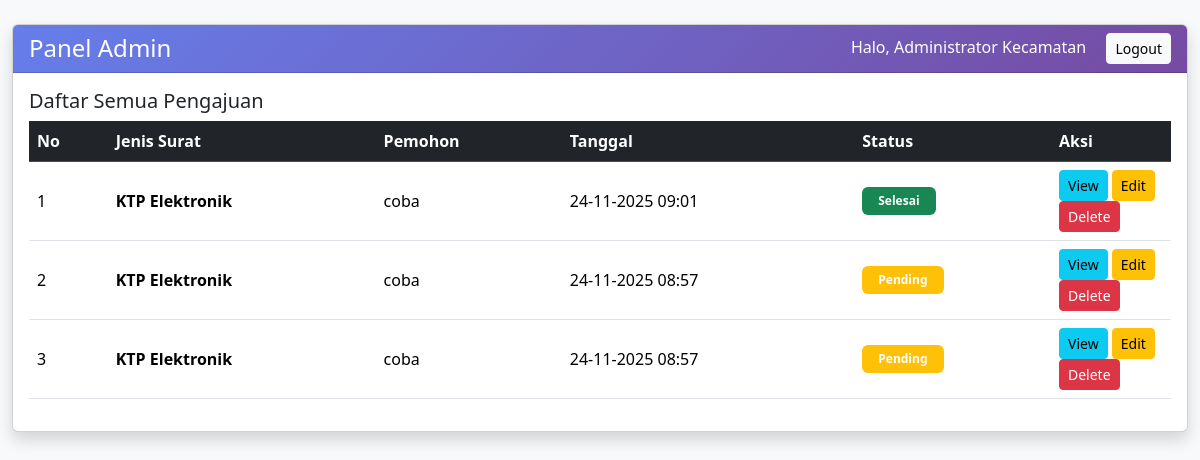
Screenshot of /admin/index.php (signed in) with the database file from the repository.
### tables this page shows
CREATE TABLE `pengajuan_ktp` (
  `id` int(11) NOT NULL,
  `user_id` int(11) DEFAULT NULL,
  `nik` varchar(16) NOT NULL,
  `no_kk` varchar(16) NOT NULL,
  `nama` varchar(100) NOT NULL,
  `tempat_lahir` varchar(50) NOT NULL,
  `tanggal_lahir` date NOT NULL,
  `jenis_kelamin` enum('L','P') NOT NULL,
  `golongan_darah` varchar(3) DEFAULT NULL,
  `alamat` text NOT NULL,
  `agama` varchar(20) NOT NULL,
  `status_kawin` varchar(20) NOT NULL,
  `pekerjaan` varchar(50) NOT NULL,
  `telepon` varchar(15) NOT NULL,
  `file_kk` varchar(255) DEFAULT NULL,
  `pas_foto` varchar(255) DEFAULT NULL,
  `surat_pengantar` varchar(255) DEFAULT NULL,
  `status` enum('pending','diproses','selesai','ditolak') DEFAULT 'pending',
  `created_at` timestamp NOT NULL DEFAULT current_timestamp()
);

CREATE TABLE `users` (
  `id` int(11) NOT NULL,
  `username` varchar(50) NOT NULL,
  `password` varchar(255) DEFAULT NULL,
  `nama_lengkap` varchar(100) NOT NULL,
  `email` varchar(100) DEFAULT NULL,
  `role` enum('admin','user') DEFAULT 'user',
  `created_at` timestamp NOT NULL DEFAULT current_timestamp()
);

### admin/index.php (the view, shortened to what this page needs)
<?php
include "../config.php";
?>
<!DOCTYPE html>
<html lang="id">
<head>
    <link href="https://cdn.jsdelivr.net/npm/bootstrap@5.3.2/dist/css/bootstrap.min.css" rel="stylesheet">
    <link rel="stylesheet" href="https://cdn.jsdelivr.net/npm/bootstrap-icons@1.11.1/font/bootstrap-icons.css">
</head>
<body>
<div class="container-fluid mt-4">
    <div class="card shadow">
        <div class="card-header d-flex justify-content-between align-items-center">
            <h4 class="mb-0">Panel Admin</h4>
            <div>
                <span class="me-3">Halo, <?= htmlspecialchars($_SESSION['nama_lengkap'] ?? 'Admin') ?></span>
                <a href="../logout.php" class="btn btn-light btn-sm">Logout</a>
            </div>
        </div>
        <div class="card-body">
            <h5>Daftar Semua Pengajuan</h5>
            <div class="table-responsive">
                <table class="table table-hover align-middle">
                    <thead class="table-dark">
                        <tr>
                            <th>No</th>
                            <th>Jenis Surat</th>
                            <th>Pemohon</th>
                            <th>Tanggal</th>
                            <th>Status</th>
                            <th width="120">Aksi</th>
                        </tr>
                    </thead>
                    <tbody>
                        <?php
                        $no = 1;
                        $tables = [
                            'pengajuan_ktp'       => 'KTP Elektronik',
                            'pengajuan_kk'        => 'Kartu Keluarga',
                            'pengajuan_pindah'    => 'Pindah Datang/Domisili',
                            'pengajuan_domisili'  => 'Surat Domisili',
                            'pengajuan_akta'      => 'Akta Kelahiran',
                            'pengajuan_usaha'     => 'Surat Keterangan Usaha'
                        ];
                        foreach ($tables as $tbl => $nama) {
                            $sql = "SELECT p.*, u.nama_lengkap
                                    FROM $tbl p
                                    LEFT JOIN users u ON p.user_id = u.id
                                    ORDER BY p.created_at DESC";
                            $res = mysqli_query($conn, $sql);
                            while ($row = mysqli_fetch_assoc($res)) {
                                $status = $row['status'] ?? 'pending';
                                $badge = $status === 'selesai' ? 'success' :
                                        ($status === 'ditolak' ? 'danger' :
                                        ($status === 'diproses' ? 'primary' : 'warning'));
                                echo "<tr>
                                    <td>$no</td>
                                    <td><strong>$nama</strong></td>
                                    <td>" . htmlspecialchars($row['nama_lengkap'] ?? 'User dihapus') . "</td>
                                    <td>" . date('d-m-Y H:i', strtotime($row['created_at'])) . "</td>
                                    <td><span class='badge bg-$badge text-white px-3 py-2'>".ucfirst($status)."</span></td>
                                    <td>
                                        <a href='detail.php?id={$row['id']}&tbl=$tbl' class='btn btn-sm btn-info' title='Lihat'>
                                            View
                                        </a>
                                        <a href='update.php?id={$row['id']}&tbl=$tbl' class='btn btn-sm btn-warning' title='Ubah Status'>
                                            Edit
                                        </a>
                                        <a href='delete.php?id={$row['id']}&tbl=$tbl'
                                           onclick='return confirm(\"Yakin hapus pengajuan ini?\")'
                                           class='btn btn-sm btn-danger' title='Hapus'>
                                            Delete
                                        </a>
                                    </td>
                                </tr>";
                                $no++;
                            }
                        }
                        ?>
                    </tbody>
                </table>
            </div>
        </div>
    </div>
</div>
</body>
</html>

### admin/index.php (style rules this page uses)
body { background: #f8f9fa; }
.card-header { background: linear-gradient(135deg, #667eea, #764ba2); color: white; }

### rows the page displays
pengajuan_ktp: nama "KTP Elektronik", user.nama_lengkap "coba", created_at "24-11-2025 09:01", status "Selesai"
pengajuan_ktp: nama "KTP Elektronik", user.nama_lengkap "coba", created_at "24-11-2025 08:57", status "Pending"
pengajuan_ktp: nama "KTP Elektronik", user.nama_lengkap "coba", created_at "24-11-2025 08:57", status "Pending"

### other values shown
$_SESSION['nama_lengkap'] "Administrator Kecamatan"
